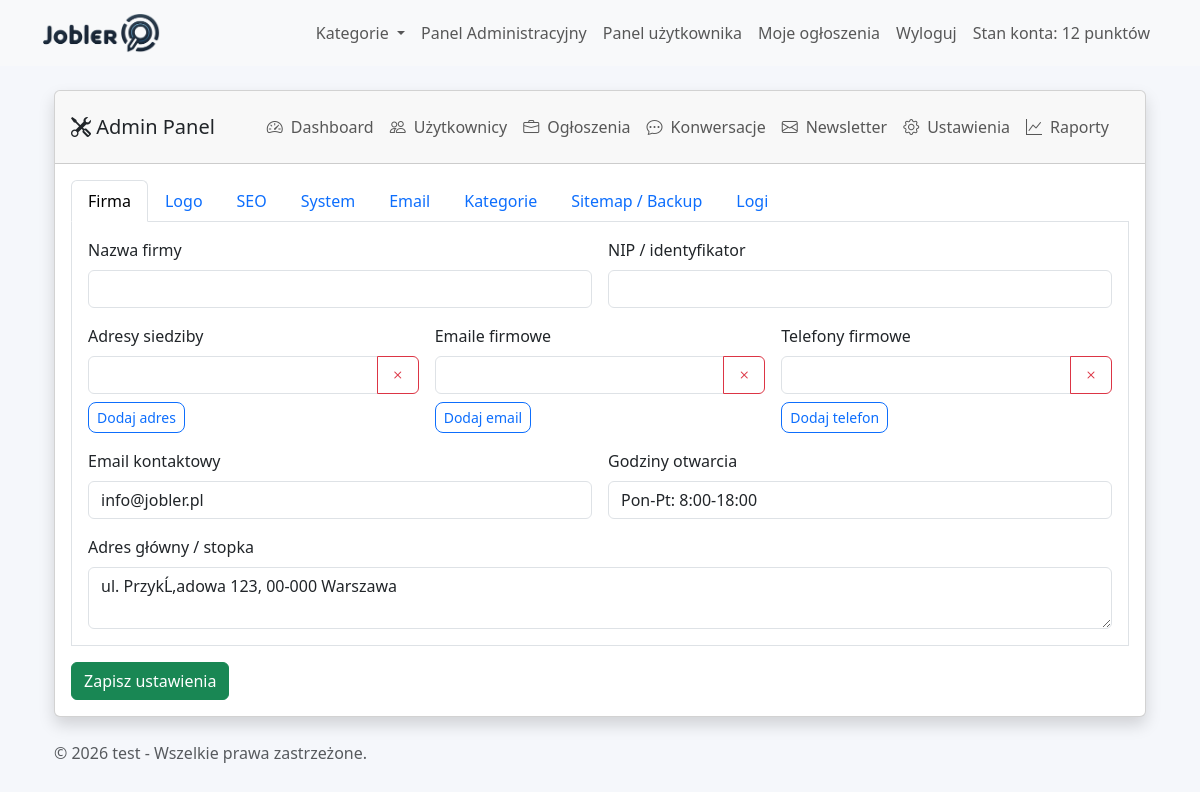
Page /views/admin/site_settings.php (signed in) on the committed database.
### tables this page shows
CREATE TABLE `site_settings` (
  `id` int(11) NOT NULL,
  `title` varchar(255) NOT NULL,
  `logo` varchar(255) NOT NULL,
  `categories` text DEFAULT NULL,
  `meta_description` text DEFAULT NULL,
  `meta_keywords` text DEFAULT NULL,
  `max_ads` int(11) DEFAULT 10,
  `promotion_fee` decimal(10,2) DEFAULT 10.00,
  `facebook_url` varchar(255) DEFAULT NULL,
  `twitter_url` varchar(255) DEFAULT NULL,
  `instagram_url` varchar(255) DEFAULT NULL,
  `linkedin_url` varchar(255) DEFAULT NULL,
  `contact_email` varchar(255) DEFAULT NULL,
  `contact_phone` varchar(50) DEFAULT NULL,
  `contact_address` text DEFAULT NULL,
  `business_hours` varchar(255) DEFAULT NULL,
  `created_at` timestamp NOT NULL DEFAULT current_timestamp(),
  `updated_at` timestamp NOT NULL DEFAULT current_timestamp() ON UPDATE current_timestamp(),
  `allow_registration` tinyint(1) NOT NULL DEFAULT 0,
  `smtp_server` varchar(255) DEFAULT NULL,
  `smtp_port` int(11) DEFAULT NULL,
  `smtp_username` varchar(255) DEFAULT NULL,
  `smtp_password` varchar(255) DEFAULT NULL,
  `default_language` varchar(10) NOT NULL DEFAULT 'pl',
  `layout_variant` varchar(50) NOT NULL DEFAULT 'classic',
  `company_name` varchar(255) DEFAULT NULL,
  `company_tax_id` varchar(50) DEFAULT NULL,
  `company_addresses` text DEFAULT NULL,
  `company_emails` text DEFAULT NULL,
  `company_phones` text DEFAULT NULL,
  `favicon` varchar(255) DEFAULT NULL,
  `meta_title` varchar(255) DEFAULT NULL,
  `copyright_text` text DEFAULT NULL,
  `maintenance_mode` tinyint(1) NOT NULL DEFAULT 0,
  `maintenance_message` text DEFAULT NULL,
  `email_templates` mediumtext DEFAULT NULL,
  `sitemap_enabled` tinyint(1) NOT NULL DEFAULT 1,
  `sitemap_last_generated` datetime DEFAULT NULL,
  `last_system_backup` varchar(255) DEFAULT NULL,
  `last_database_backup` varchar(255) DEFAULT NULL
);

### models/SiteSettings.php (called while the page is built, shortened)
<?php
include_once('Database.php');
class SiteSettings {
    private $pdo;
    public function __construct($pdo = null) {
        $this->pdo = $pdo ?: Database::getConnection();
    }
    private function ensureSettingsColumns() {
        $stmt = $this->pdo->query("SHOW COLUMNS FROM site_settings");
        $existingColumns = $stmt ? $stmt->fetchAll(PDO::FETCH_COLUMN) : [];
    }
    public function getSettings() {
        $this->ensureSettingsColumns();
        $query = $this->pdo->query("SELECT * FROM site_settings LIMIT 1");
        $result = $query->fetch(PDO::FETCH_ASSOC);
        return $result;
    }
    public function formatCopyrightText($settings = null) {
        $settings = $settings ?: $this->getSettings();
        $template = trim((string)($settings['copyright_text'] ?? ''));
        $template = html_entity_decode($template, ENT_QUOTES, 'UTF-8');
        return strtr($template, [
            '{year}' => date('Y'),
            '{site_title}' => $settings['title'] ?? 'System Zleceń',
        ]);
    }
}
?>

### models/Database.php (called while the page is built, shortened)
<?php
class Database {
    private static $pdo;
    public static function getConnection() {
        if (self::$pdo == null) {
            try {
                self::$pdo = new PDO(
                    'mysql:host=localhost;dbname=jobler',
                    'root',
                    ''
                );
                self::$pdo->setAttribute(PDO::ATTR_ERRMODE, PDO::ERRMODE_EXCEPTION);
                self::$pdo->setAttribute(PDO::ATTR_DEFAULT_FETCH_MODE, PDO::FETCH_ASSOC);
            } catch (PDOException $e) {
                die("Connection failed: " . $e->getMessage());
            }
        }
        return self::$pdo;
    }
}
?>

### views/admin/site_settings.php (the view, shortened to what this page needs)
<?php
include_once('../../models/Database.php');
include_once('../../models/SiteSettings.php');
$pdo = Database::getConnection();
$settingsModel = new SiteSettings($pdo);
function safeEcho($value, $default = '') {
    return htmlspecialchars((string)($value ?? $default), ENT_QUOTES, 'UTF-8');
}
function decodeListSetting($value) {
    $decoded = json_decode((string)$value, true);
    return is_array($decoded) ? array_values(array_filter(array_map('trim', $decoded))) : [];
}
$currentSettings = $settingsModel->getSettings();
$companyAddresses = decodeListSetting($currentSettings['company_addresses'] ?? '[]');
$companyEmails = decodeListSetting($currentSettings['company_emails'] ?? '[]');
$companyPhones = decodeListSetting($currentSettings['company_phones'] ?? '[]');
?>
<?php include '../partials/header.php'; ?>
<div class="container-fluid">
    <div class="row">
        <div class="col-md-12 col-lg-12 main-content">
            <div class="card shadow">
                <div class="card-header d-flex justify-content-between align-items-center">
                    <h5 class="mb-0"><i class="bi bi-tools"></i> Admin Panel</h5>
                    <nav class="nav"><?php include 'sidebar.php'; ?></nav>
                </div>
                <div class="card-body">
                    <form method="POST" enctype="multipart/form-data" id="settingsForm">
                        <ul class="nav nav-tabs" id="settingsTabs" role="tablist">
                            <li class="nav-item"><button class="nav-link active" data-bs-toggle="tab" data-bs-target="#companyTab" type="button">Firma</button></li>
                            <li class="nav-item"><button class="nav-link" data-bs-toggle="tab" data-bs-target="#brandingTab" type="button">Logo</button></li>
                            <li class="nav-item"><button class="nav-link" data-bs-toggle="tab" data-bs-target="#seoTab" type="button">SEO</button></li>
                            <li class="nav-item"><button class="nav-link" data-bs-toggle="tab" data-bs-target="#systemTab" type="button">System</button></li>
                            <li class="nav-item"><button class="nav-link" data-bs-toggle="tab" data-bs-target="#emailTab" type="button">Email</button></li>
                            <li class="nav-item"><button class="nav-link" data-bs-toggle="tab" data-bs-target="#categoriesTab" type="button">Kategorie</button></li>
                            <li class="nav-item"><button class="nav-link" data-bs-toggle="tab" data-bs-target="#maintenanceTab" type="button">Sitemap / Backup</button></li>
                            <li class="nav-item"><button class="nav-link" data-bs-toggle="tab" data-bs-target="#logsTab" type="button">Logi</button></li>
                        </ul>
                        <div class="tab-content border border-top-0 p-3">
                            <div class="tab-pane fade show active" id="companyTab">
                                <div class="row g-3">
                                    <div class="col-md-6"><label class="form-label">Nazwa firmy</label><input name="company_name" class="form-control" value="<?= safeEcho($currentSettings['company_name'] ?? '') ?>"></div>
                                    <div class="col-md-6"><label class="form-label">NIP / identyfikator</label><input name="company_tax_id" class="form-control" value="<?= safeEcho($currentSettings['company_tax_id'] ?? '') ?>"></div>
                                    <div class="col-md-4"><label class="form-label">Adresy siedziby</label><div class="multi-field" data-name="company_addresses"><?php foreach ($companyAddresses ?: [''] as $value): ?><div class="input-group mb-2"><input name="company_addresses[]" class="form-control" value="<?= safeEcho($value) ?>"><button type="button" class="btn btn-outline-danger remove-field"><i class="bi bi-x"></i></button></div><?php endforeach; ?></div><button type="button" class="btn btn-sm btn-outline-primary add-field">Dodaj adres</button></div>
                                    <div class="col-md-4"><label class="form-label">Emaile firmowe</label><div class="multi-field" data-name="company_emails"><?php foreach ($companyEmails ?: [''] as $value): ?><div class="input-group mb-2"><input type="email" name="company_emails[]" class="form-control" value="<?= safeEcho($value) ?>"><button type="button" class="btn btn-outline-danger remove-field"><i class="bi bi-x"></i></button></div><?php endforeach; ?></div><button type="button" class="btn btn-sm btn-outline-primary add-field">Dodaj email</button></div>
                                    <div class="col-md-4"><label class="form-label">Telefony firmowe</label><div class="multi-field" data-name="company_phones"><?php foreach ($companyPhones ?: [''] as $value): ?><div class="input-group mb-2"><input name="company_phones[]" class="form-control" value="<?= safeEcho($value) ?>"><button type="button" class="btn btn-outline-danger remove-field"><i class="bi bi-x"></i></button></div><?php endforeach; ?></div><button type="button" class="btn btn-sm btn-outline-primary add-field">Dodaj telefon</button></div>
                                    <div class="col-md-6"><label class="form-label">Email kontaktowy</label><input type="email" name="contact_email" class="form-control" value="<?= safeEcho($currentSettings['contact_email'] ?? '') ?>"></div>
                                    <div class="col-md-6"><label class="form-label">Godziny otwarcia</label><input name="business_hours" class="form-control" value="<?= safeEcho($currentSettings['business_hours'] ?? '') ?>"></div>
                                    <div class="col-12"><label class="form-label">Adres główny / stopka</label><textarea name="contact_address" class="form-control" rows="2"><?= safeEcho($currentSettings['contact_address'] ?? '') ?></textarea></div>
                                </div>
                            </div>
                        </div>
                        <button type="submit" class="btn btn-success mt-3">Zapisz ustawienia</button>
                    </form>
                </div>
            </div>
        </div>
    </div>
</div>
<?php include '../partials/footer.php'; ?>

### views/partials/footer.php (shortened to what this page needs)
<?php if (isset($_SESSION['user_role']) && $_SESSION['user_role'] === 'admin'): ?>
    <?php
    include_once __DIR__ . '/../../models/SiteSettings.php';
    $footerSettingsModel = new SiteSettings();
    $footerSettings = $footerSettingsModel->getSettings();
    $copyrightText = $footerSettingsModel->formatCopyrightText($footerSettings);
    ?>
    <br>
    <div class="container">
        <span class="text-muted"><?= htmlspecialchars($copyrightText, ENT_QUOTES, 'UTF-8') ?></span>
    </div>
<?php endif; ?>
</body>
</html>

### css/style.css (style rules this page uses)
:root { --primary-color: #4e73df; --secondary-color: #f8f9fc; --accent-color: #36b9cc; --text-dark: #5a5c69; --border-radius: 12px; }
body { background-color: #f5f7fb; font-family: 'Segoe UI', Tahoma, Geneva, Verdana, sans-serif; }
.btn-outline-primary { border-radius: 8px; }

### rows in the picture
site_settings: contact_email "info@jobler.pl", business_hours "Pon-Pt: 8:00-18:00", contact_address "ul. PrzykĹ‚adowa 123, 00-000 Warszawa", copyrightText "© 2026 test - Wszelkie prawa zastrzeżone."

### other values in the picture
$_SESSION['user_account_balance'] "12"
